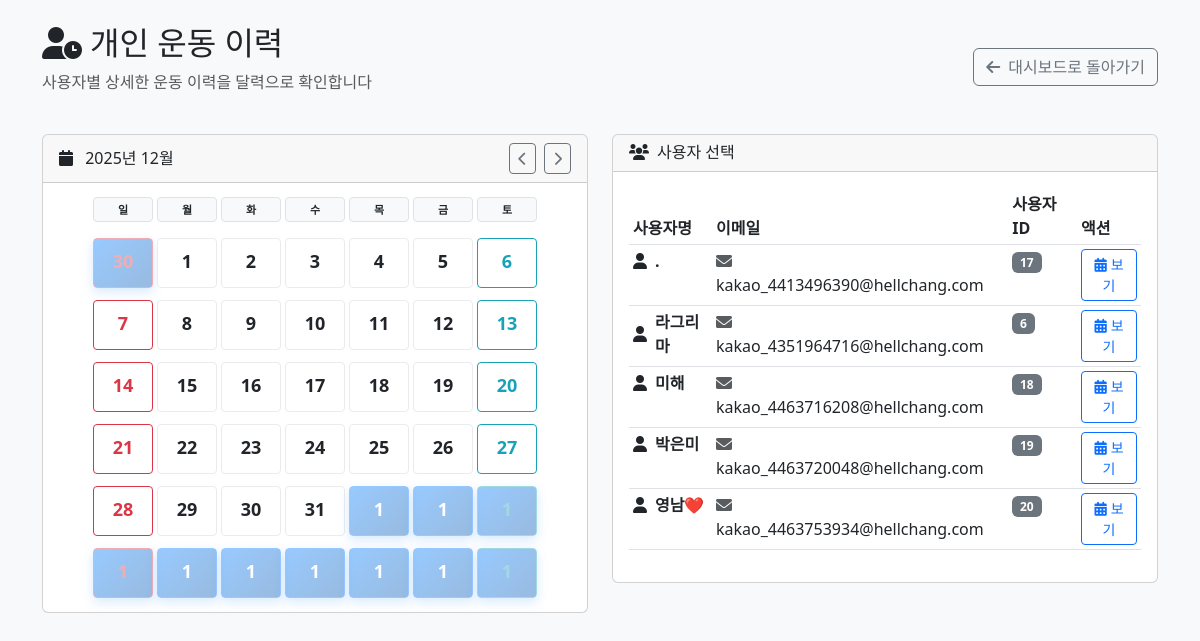
Before: /admin/user_workout_history.php?month=12&year=2025 (signed in) with the older database file.
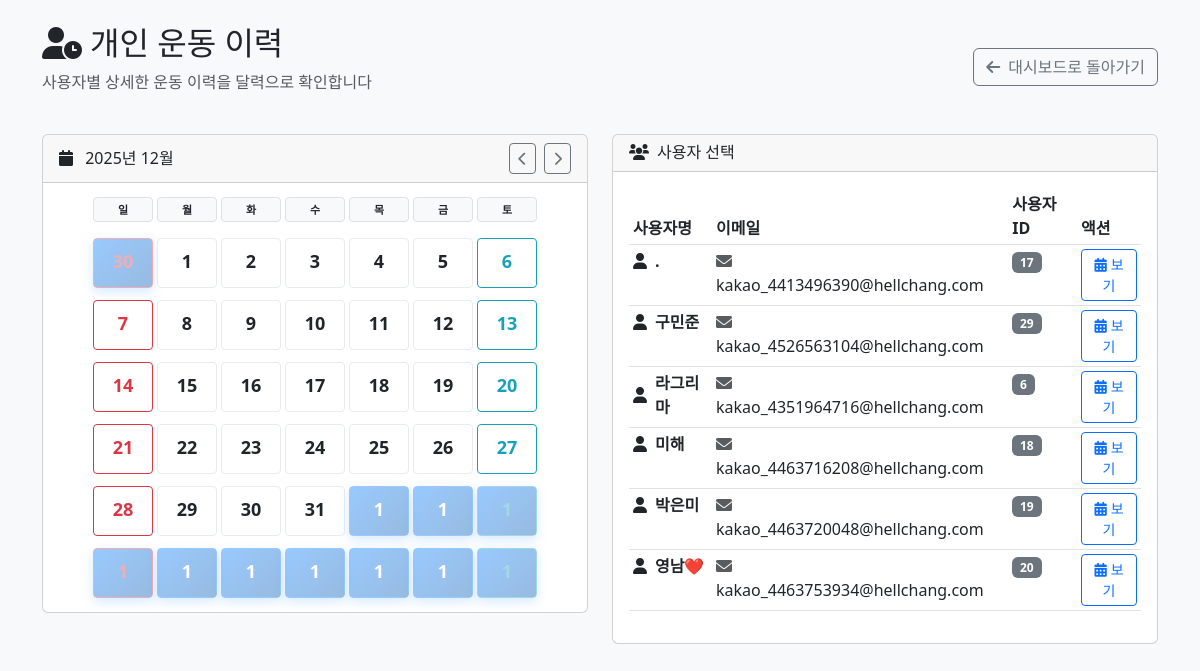
After: the same page with the newer database file.
### tables this page shows
CREATE TABLE IF NOT EXISTS `users` (
  `id` int(11) NOT NULL AUTO_INCREMENT,
  `kakao_id` bigint(20) DEFAULT NULL,
  `username` varchar(100) NOT NULL,
  `email` varchar(255) DEFAULT NULL,
  `profile_image` varchar(500) DEFAULT NULL,
  `created_at` timestamp NULL DEFAULT current_timestamp(),
  `updated_at` timestamp NULL DEFAULT current_timestamp() ON UPDATE current_timestamp(),
  `is_active` tinyint(1) NOT NULL DEFAULT 1,
  `password` varchar(255) DEFAULT NULL,
  PRIMARY KEY (`id`) USING BTREE,
  UNIQUE KEY `email` (`email`) USING BTREE,
  UNIQUE KEY `kakao_id` (`kakao_id`) USING BTREE,
  KEY `idx_users_kakao_id` (`kakao_id`) USING BTREE
);

### admin/user_workout_history.php (the view, shortened to what the changed rows need)
<?php
$pdo = getDB();
$current_month = isset($_GET['month']) ? (int)$_GET['month'] : date('n');
$current_year = isset($_GET['year']) ? (int)$_GET['year'] : date('Y');
$selected_date = isset($_GET['date']) ? $_GET['date'] : null;
$first_day = mktime(0, 0, 0, $current_month, 1, $current_year);
$days_in_month = date('t', $first_day);
$first_day_of_week = date('w', $first_day);
?>
<!DOCTYPE html>
<html lang="ko">
<head>
    <link href="https://cdn.jsdelivr.net/npm/bootstrap@5.3.0/dist/css/bootstrap.min.css" rel="stylesheet">
    <link href="https://cdnjs.cloudflare.com/ajax/libs/font-awesome/6.0.0/css/all.min.css" rel="stylesheet">
</head>
<body class="bg-light">
    <div class="container mt-4">
        <div class="row mb-4">
            <div class="col">
                <div class="d-flex justify-content-between align-items-center">
                    <div>
                        <h2><i class="fas fa-user-clock me-2"></i>개인 운동 이력</h2>
                    </div>
                </div>
            </div>
        </div>
        <div class="row mb-4">
            <div class="col-md-6">
                <div class="card">
                    <div class="card-body p-2">
                        <div class="week-days mb-1">
                            <?php
                            $weekdays = ['일', '월', '화', '수', '목', '금', '토'];
                            foreach ($weekdays as $day):
                            ?>
                            <div class="day-cell text-center fw-bold" style="height: 25px; background: #f8f9fa; border: 1px solid #dee2e6; font-size: 11px;">
                                <?= $day ?>
                            </div>
                            <?php endforeach; ?>
                        </div>
                        <?php
                        $workout_days_map = [];
                        $day_count = 1;
                        ?>
                        <?php for ($week = 0; $week < 6; $week++): ?>
                        <div class="week-days">
                            <?php for ($day = 0; $day < 7; $day++): ?>
                                <?php
                                $cell_day = null;
                                $is_current_month = false;
                                if ($week == 0 && $day < $first_day_of_week) {
                                    $prev_month = $current_month == 1 ? 12 : $current_month - 1;
                                    $prev_year = $current_month == 1 ? $current_year - 1 : $current_year;
                                    $prev_month_days = date('t', mktime(0, 0, 0, $prev_month, 1, $prev_year));
                                    $cell_day = $prev_month_days - ($first_day_of_week - $day - 1);
                                } elseif ($day_count <= $days_in_month) {
                                    $cell_day = $day_count;
                                    $is_current_month = true;
                                    $day_count++;
                                } else {
                                    $cell_day = $day_count - $days_in_month;
                                }
                                $date_str = $is_current_month ?
                                    sprintf('%04d-%02d-%02d', $current_year, $current_month, $cell_day) :
                                    null;
                                $has_workout = $date_str && isset($workout_days_map[$date_str]);
                                ?>
                                <div class="day-cell <?= $is_current_month ? 'current-month' : 'other-month' ?> <?= $has_workout ? 'has-workout' : '' ?> <?= $selected_date == $date_str ? 'selected' : '' ?> <?= $day == 0 ? 'sunday' : ($day == 6 ? 'saturday' : '') ?>"
                                     style="cursor: pointer; height: 50px; font-size: 12px;"
                                     onclick="<?= $is_current_month ? "selectDate('$date_str')" : '' ?>">
                                    <div class="day-number"><?= $cell_day ?></div>
                                </div>
                            <?php endfor; ?>
                        </div>
                        <?php endfor; ?>
                    </div>
                </div>
            </div>
            <div class="col-md-6">
                <div class="card">
                    <div class="card-body">
                        <div class="table-responsive">
                            <table class="table table-hover table-sm">
                                <thead>
                                    <tr>
                                        <th>사용자명</th>
                                        <th>이메일</th>
                                        <th>사용자 ID</th>
                                        <th>액션</th>
                                    </tr>
                                </thead>
                                <tbody>
                                    <?php
                                    $stmt = $pdo->prepare('SELECT id, username, email FROM users WHERE is_active = 1 ORDER BY username ASC');
                                    $stmt->execute();
                                    $users = $stmt->fetchAll(PDO::FETCH_ASSOC);
                                    ?>
                                    <?php foreach ($users as $user): ?>
                                    <tr style="cursor: pointer;" onclick="selectUser(<?= $user['id'] ?>)">
                                        <td>
                                            <div class="d-flex align-items-center">
                                                <i class="fas fa-user me-2"></i>
                                                <strong><?= htmlspecialchars($user['username']) ?></strong>
                                            </div>
                                        </td>
                                        <td>
                                            <?php if ($user['email']): ?>
                                            <i class="fas fa-envelope me-1 text-muted"></i>
                                            <?= htmlspecialchars($user['email']) ?>
                                            <?php else: ?>
                                            <span class="text-muted">-</span>
                                            <?php endif; ?>
                                        </td>
                                        <td>
                                            <span class="badge bg-secondary"><?= $user['id'] ?></span>
                                        </td>
                                        <td>
                                            <button class="btn btn-outline-primary btn-sm"
                                                    onclick="event.stopPropagation(); selectUser(<?= $user['id'] ?>)">
                                                <i class="fas fa-calendar-alt me-1"></i>보기
                                            </button>
                                        </td>
                                    </tr>
                                    <?php endforeach; ?>
                                </tbody>
                            </table>
                        </div>
                    </div>
                </div>
            </div>
        </div>
    </div>
</body>
</html>

Changed rows visible on the page:
added users: username "구민준", email "kakao_4526563104@hellchang.com", id "29"
